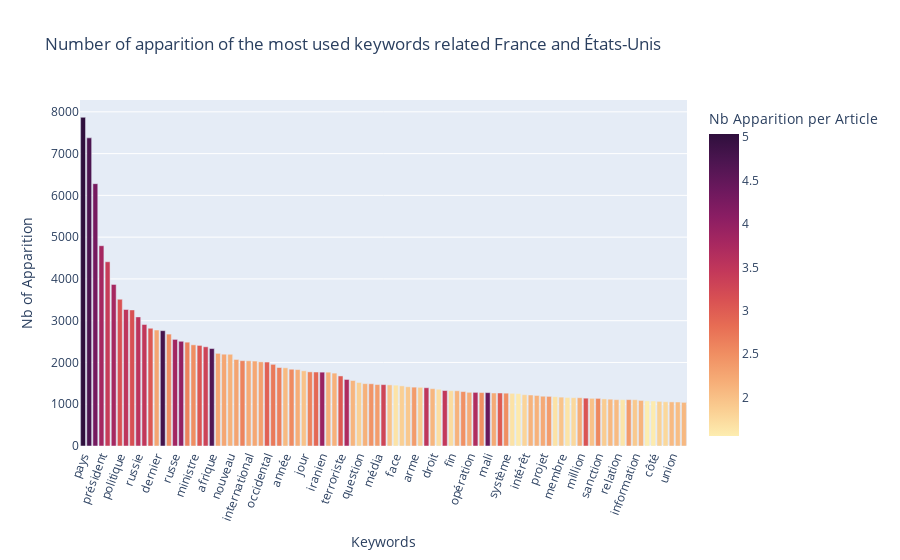

The cell this chart's notebook holds for it:
### Markdown cell above
## Création d'un Bar Chart
Nous créons ensuite un graphique mettant en avant les mots clés les plus utilisés lorsque l'on parle de deux localisations.

### Code cell
fig = px.bar(df_kws,title=f'Number of apparition of the most used keywords related {country1} and {country2}',x='Keywords',y='Nb of Apparition',color='Nb Apparition per Article',color_continuous_scale=px.colors.sequential.matter,hover_data=df_kws)
fig.update_layout(xaxis_tickangle=-70)
fig.show()

### Figure 1 — Plotly figure (JSON) as saved in the notebook; plotly's stock layout.template omitted (floating-point values rounded to 4 significant figures; data arrays with more than 128 entries replaced by an {"elided": "..."} marker saying what was removed)
{"data": [{"alignmentgroup": "True", "customdata": {"elided": "99x2 float values"}, "hovertemplate": "Keywords=%{x}<br>Nb of Apparition=%{y}<br>Nb Articles=%{customdata[0]}<br>Nb Apparition per Article=%{marker.color}<extra></extra>", "legendgroup": "", "marker": {"color": [5.038, 4.72, 4.293, 3.806, 3.398, 3.797, 3.12, 3.514, 3.136, 3.541, 3.471, 3.051, 2.265, 4.802, 2.501, 3.82, 3.998, 2.622, 2.505, 3.079, 3.312, 4.657, 2.266, 2.264, 2.138, 2.287, 2.613, 2.208, 2.25, 2.31, 2.956, 2.704, 2.646, 2.066, 2.532, 2.189, 1.982, 2.599, 2.88, 3.92, 2.159, 2.146, 3.016, 3.705, 2.113, 1.83, 2.151, 2.447, 2.354, 3.289, 1.974, 1.659, 1.85, 1.921, 2.364, 1.886, 3.505, 2.099, 1.703, 3.449, 1.728, 2.129, 2.477, 2.197, 3.669, 2.488, 4.438, 2.222, 3.014, 2.505, 1.668, 1.597, 1.806, 2.127, 2.142, 2.228, 2.362, 1.666, 1.963, 1.646, 1.761, 2.177, 3.103, 1.988, 2.568, 1.881, 2.068, 2.048, 1.64, 2.372, 1.915, 2.118, 1.558, 1.581, 1.835, 1.77, 2.058, 2.035, 2.082], "coloraxis": "coloraxis", "pattern": {"shape": ""}}, "name": "", "offsetgroup": "", "orientation": "v", "showlegend": false, "textposition": "auto", "type": "bar", "x": ["pays", "américain", "français", "président", "état", "militaire", "politique", "européen", "force", "russie", "armée", "guerre", "dernier", "iran", "grand", "russe", "trump", "gouvernement", "ministre", "accord", "chine", "afrique", "affaire", "monde", "nouveau", "étranger", "région", "international", "an", "sécurité", "occidental", "macron", "europe", "année", "groupe", "washington", "jour", "défense", "source", "iranien", "national", "pari", "terroriste", "nucléaire", "général", "question", "économique", "base", "média", "otan", "cas", "face", "chef", "place", "arme", "situation", "israël", "droit", "fois", "syrie", "fin", "crise", "population", "opération", "africain", "sputnik", "mali", "allemagne", "chinois", "système", "partie", "part", "intérêt", "rapport", "mondial", "projet", "attaque", "mois", "membre", "temps", "mesure", "million", "élection", "homme", "sanction", "puissance", "personne", "relation", "important", "milliard", "information", "nord", "point", "côté", "ancien", "décision", "union", "zone", "peuple"], "xaxis": "x", "y": [7869, 7377, 6280, 4795, 4411, 3869, 3513, 3268, 3258, 3091, 2909, 2819, 2777, 2761, 2679, 2552, 2507, 2486, 2422, 2408, 2375, 2333, 2218, 2198, 2196, 2072, 2043, 2040, 2034, 2014, 2010, 1955, 1879, 1872, 1838, 1830, 1800, 1775, 1771, 1768, 1768, 1745, 1677, 1593, 1568, 1521, 1493, 1490, 1471, 1470, 1463, 1457, 1439, 1418, 1409, 1405, 1395, 1373, 1359, 1328, 1325, 1322, 1303, 1285, 1284, 1279, 1278, 1269, 1269, 1265, 1261, 1255, 1228, 1221, 1210, 1192, 1188, 1181, 1170, 1162, 1157, 1156, 1145, 1141, 1140, 1127, 1121, 1110, 1110, 1110, 1109, 1091, 1081, 1078, 1068, 1060, 1056, 1054, 1045], "yaxis": "y"}], "layout": {"barmode": "relative", "coloraxis": {"colorbar": {"title": {"text": "Nb Apparition per Article"}}, "colorscale": [[0, "rgb(253, 237, 176)"], [0.09091, "rgb(250, 205, 145)"], [0.1818, "rgb(246, 173, 119)"], [0.2727, "rgb(240, 142, 98)"], [0.3636, "rgb(231, 109, 84)"], [0.4545, "rgb(216, 80, 83)"], [0.5455, "rgb(195, 56, 90)"], [0.6364, "rgb(168, 40, 96)"], [0.7273, "rgb(138, 29, 99)"], [0.8182, "rgb(107, 24, 93)"], [0.9091, "rgb(76, 21, 80)"], [1, "rgb(47, 15, 61)"]]}, "legend": {"tracegroupgap": 0}, "title": {"text": "Number of apparition of the most used keywords related France and États-Unis"}, "xaxis": {"anchor": "y", "domain": [0, 1], "tickangle": -70, "title": {"text": "Keywords"}}, "yaxis": {"anchor": "x", "domain": [0, 1], "title": {"text": "Nb of Apparition"}}}}
